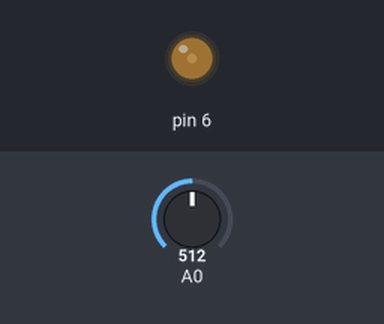
This sketch was run on a simulated Arduino Uno, built with avr-gcc and run on an emulated ATmega328P. Parts: output pins drawn as LEDs (lit = HIGH). Inputs (shaded band) come from the test bench; at power-on: A0 = 512.

Above: at 1.2 s.
1.3 s: A0 set to 306
At 1.97 s:
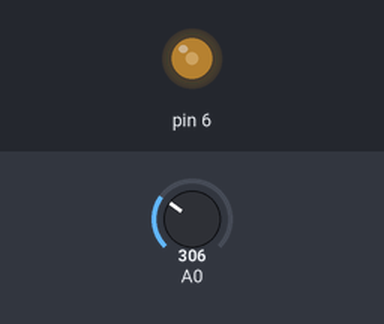
4.3 s: A0 set to 900
At 4.9 s:
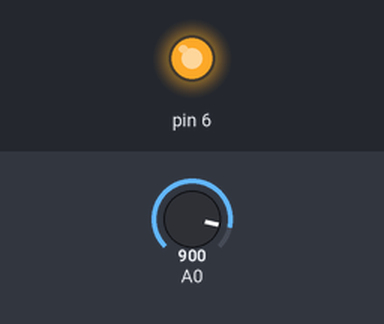
7.3 s: A0 set to 1023
At 8.0 s:
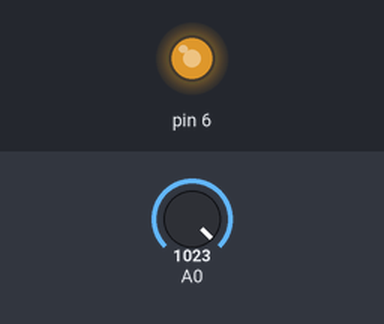
10.3 s: A0 set to 0
Timing chart, 0 to 14.3 s (numbered marks = the images above; inputs shaded):
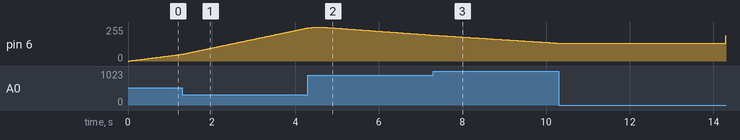

The sketch:

Tema_8_6.ino
```cpp
// Habilitamos el pines ~6
void setup(){
  pinMode(6, OUTPUT);
}


void loop(){
  // Inicializamos las variables para almacenar los valores.
  int potenciometro;
  unsigned int tiempo_ciclo;

  // Incrementamos la intensidad del LED segun el tiempo leido
  for( int intensidad = 0; intensidad <=255; intensidad++){
    analogWrite(6, intensidad);

    // Asignamos el valor leido de los potenciometros y lo mapeamos
    potenciometro = analogRead(A0);
    tiempo_ciclo = map( potenciometro, 0, 1023, 1, 50);

    // Esperamos el tiempo mapeado por el potenciometro.
    delay(tiempo_ciclo);
  }

  // Decrementamos la intensidad del LED segun el tiempo leido
  for( int intensidad = 255; intensidad >=0; intensidad--){
    analogWrite(6, intensidad);

    // Asignamos el valor leido de los potenciometros y lo mapeamos
    potenciometro = analogRead(A0);
    tiempo_ciclo = map( potenciometro, 0, 1023, 1, 50);

    // Esperamos el tiempo mapeado por el potenciometro.
    delay(tiempo_ciclo);
  }

}
```
